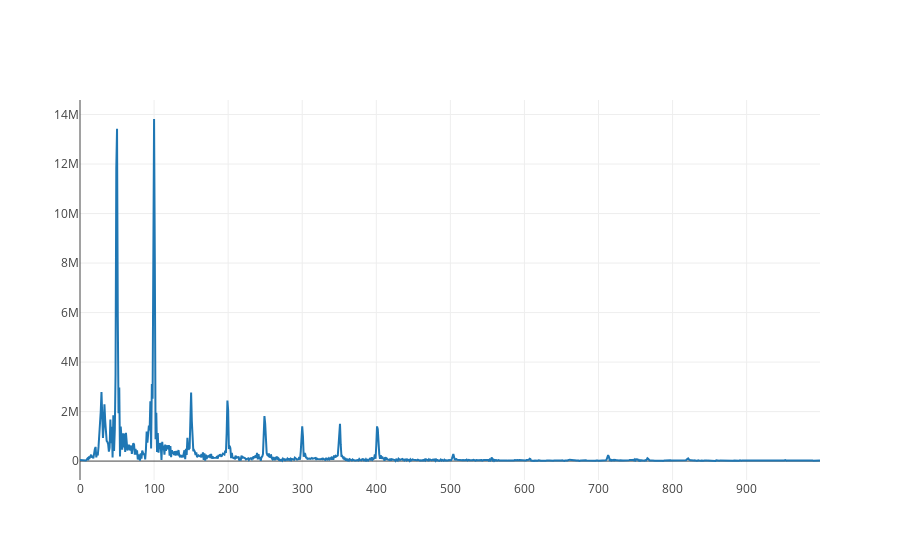

Notebook code cell kept with this figure:
### Code cell
trace = go.Scatter(
    x = np.arange(0, 1000, 1),
    y = np.abs(X[:1000])
)

data = [trace]

plotly.offline.iplot(data)

### Figure 1 — Plotly figure (JSON) as saved in the notebook; plotly's stock layout.template omitted (floating-point values rounded to 4 significant figures; data arrays with more than 128 entries replaced by an {"elided": "..."} marker saying what was removed)
{"data": [{"type": "scatter", "x": {"elided": "1000 int values"}, "y": {"elided": "1000 float values"}}], "layout": {}}
